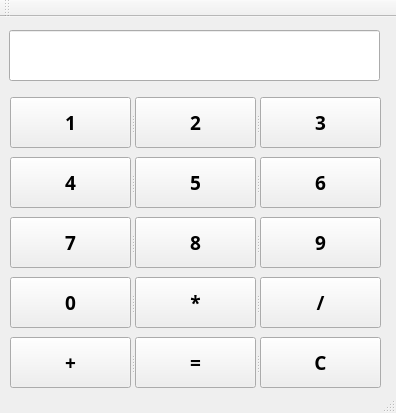
<?xml version="1.0" encoding="UTF-8"?>
<ui version="4.0">
 <class>MainWindow</class>
 <widget class="QMainWindow" name="MainWindow">
  <property name="geometry">
   <rect>
    <x>0</x>
    <y>0</y>
    <width>396</width>
    <height>413</height>
   </rect>
  </property>
  <property name="contextMenuPolicy">
   <enum>Qt::DefaultContextMenu</enum>
  </property>
  <property name="windowTitle">
   <string>wwj计算机小程序</string>
  </property>
  <widget class="QWidget" name="centralWidget">
   <widget class="QLineEdit" name="screen">
    <property name="geometry">
     <rect>
      <x>9</x>
      <y>13</y>
      <width>371</width>
      <height>51</height>
     </rect>
    </property>
    <property name="font">
     <font>
      <family>Agency FB</family>
      <pointsize>18</pointsize>
      <weight>75</weight>
      <bold>true</bold>
     </font>
    </property>
    <property name="alignment">
     <set>Qt::AlignRight|Qt::AlignTrailing|Qt::AlignVCenter</set>
    </property>
    <property name="readOnly">
     <bool>true</bool>
    </property>
   </widget>
   <widget class="QSplitter" name="splitter_4">
    <property name="geometry">
     <rect>
      <x>10</x>
      <y>200</y>
      <width>371</width>
      <height>51</height>
     </rect>
    </property>
    <property name="font">
     <font>
      <family>Agency FB</family>
      <pointsize>14</pointsize>
      <weight>75</weight>
      <bold>true</bold>
     </font>
    </property>
    <property name="orientation">
     <enum>Qt::Horizontal</enum>
    </property>
    <widget class="QPushButton" name="b7">
     <property name="text">
      <string>7</string>
     </property>
    </widget>
    <widget class="QPushButton" name="b8">
     <property name="text">
      <string>8</string>
     </property>
    </widget>
    <widget class="QPushButton" name="b9">
     <property name="text">
      <string>9</string>
     </property>
    </widget>
   </widget>
   <widget class="QSplitter" name="splitter_5">
    <property name="geometry">
     <rect>
      <x>10</x>
      <y>260</y>
      <width>371</width>
      <height>51</height>
     </rect>
    </property>
    <property name="orientation">
     <enum>Qt::Horizontal</enum>
    </property>
    <widget class="QPushButton" name="badd_2">
     <property name="font">
      <font>
       <family>Agency FB</family>
       <pointsize>14</pointsize>
       <weight>75</weight>
       <bold>true</bold>
      </font>
     </property>
     <property name="text">
      <string>0</string>
     </property>
    </widget>
    <widget class="QPushButton" name="bc">
     <property name="font">
      <font>
       <family>Agency FB</family>
       <pointsize>14</pointsize>
       <weight>75</weight>
       <bold>true</bold>
      </font>
     </property>
     <property name="text">
      <string>*</string>
     </property>
    </widget>
    <widget class="QPushButton" name="bcc">
     <property name="font">
      <font>
       <family>Agency FB</family>
       <pointsize>14</pointsize>
       <weight>75</weight>
       <bold>true</bold>
      </font>
     </property>
     <property name="text">
      <string>/</string>
     </property>
    </widget>
   </widget>
   <widget class="QSplitter" name="splitter">
    <property name="geometry">
     <rect>
      <x>10</x>
      <y>80</y>
      <width>371</width>
      <height>51</height>
     </rect>
    </property>
    <property name="orientation">
     <enum>Qt::Horizontal</enum>
    </property>
    <widget class="QPushButton" name="b1">
     <property name="font">
      <font>
       <family>Agency FB</family>
       <pointsize>14</pointsize>
       <weight>75</weight>
       <bold>true</bold>
      </font>
     </property>
     <property name="text">
      <string>1</string>
     </property>
    </widget>
    <widget class="QPushButton" name="b2">
     <property name="font">
      <font>
       <family>Agency FB</family>
       <pointsize>14</pointsize>
       <weight>75</weight>
       <bold>true</bold>
      </font>
     </property>
     <property name="text">
      <string>2</string>
     </property>
    </widget>
    <widget class="QPushButton" name="b3">
     <property name="font">
      <font>
       <family>Agency FB</family>
       <pointsize>14</pointsize>
       <weight>75</weight>
       <bold>true</bold>
      </font>
     </property>
     <property name="text">
      <string>3</string>
     </property>
    </widget>
   </widget>
   <widget class="QSplitter" name="splitter_2">
    <property name="geometry">
     <rect>
      <x>10</x>
      <y>320</y>
      <width>371</width>
      <height>51</height>
     </rect>
    </property>
    <property name="orientation">
     <enum>Qt::Horizontal</enum>
    </property>
    <widget class="QPushButton" name="badd">
     <property name="font">
      <font>
       <family>Agency FB</family>
       <pointsize>14</pointsize>
       <weight>75</weight>
       <bold>true</bold>
      </font>
     </property>
     <property name="text">
      <string>+</string>
     </property>
    </widget>
    <widget class="QPushButton" name="bequal">
     <property name="font">
      <font>
       <family>Agency FB</family>
       <pointsize>14</pointsize>
       <weight>75</weight>
       <bold>true</bold>
      </font>
     </property>
     <property name="text">
      <string>=</string>
     </property>
    </widget>
    <widget class="QPushButton" name="bclear">
     <property name="font">
      <font>
       <family>Agency FB</family>
       <pointsize>14</pointsize>
       <weight>75</weight>
       <bold>true</bold>
      </font>
     </property>
     <property name="text">
      <string>C</string>
     </property>
    </widget>
   </widget>
   <widget class="QSplitter" name="splitter_3">
    <property name="geometry">
     <rect>
      <x>10</x>
      <y>140</y>
      <width>371</width>
      <height>51</height>
     </rect>
    </property>
    <property name="font">
     <font>
      <family>Agency FB</family>
      <pointsize>14</pointsize>
      <weight>75</weight>
      <bold>true</bold>
     </font>
    </property>
    <property name="orientation">
     <enum>Qt::Horizontal</enum>
    </property>
    <widget class="QPushButton" name="b4">
     <property name="text">
      <string>4</string>
     </property>
    </widget>
    <widget class="QPushButton" name="b5">
     <property name="text">
      <string>5</string>
     </property>
    </widget>
    <widget class="QPushButton" name="b6">
     <property name="text">
      <string>6</string>
     </property>
    </widget>
   </widget>
  </widget>
  <widget class="QToolBar" name="mainToolBar">
   <attribute name="toolBarArea">
    <enum>TopToolBarArea</enum>
   </attribute>
   <attribute name="toolBarBreak">
    <bool>false</bool>
   </attribute>
  </widget>
  <widget class="QStatusBar" name="statusBar"/>
 </widget>
 <layoutdefault spacing="6" margin="11"/>
 <resources/>
 <connections/>
</ui>
